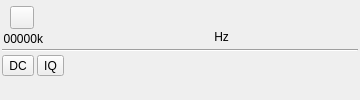
<?xml version="1.0" encoding="UTF-8"?>
<ui version="4.0">
 <class>LocalInputGui</class>
 <widget class="QWidget" name="LocalInputGui">
  <property name="geometry">
   <rect>
    <x>0</x>
    <y>0</y>
    <width>360</width>
    <height>100</height>
   </rect>
  </property>
  <property name="minimumSize">
   <size>
    <width>360</width>
    <height>100</height>
   </size>
  </property>
  <property name="font">
   <font>
    <family>Liberation Sans</family>
    <pointsize>9</pointsize>
   </font>
  </property>
  <property name="windowTitle">
   <string>Local Input</string>
  </property>
  <layout class="QVBoxLayout" name="verticalLayout">
   <property name="spacing">
    <number>3</number>
   </property>
   <property name="leftMargin">
    <number>2</number>
   </property>
   <property name="topMargin">
    <number>2</number>
   </property>
   <property name="rightMargin">
    <number>2</number>
   </property>
   <property name="bottomMargin">
    <number>2</number>
   </property>
   <item>
    <layout class="QHBoxLayout" name="horizontalLayout_freq">
     <property name="topMargin">
      <number>4</number>
     </property>
     <item>
      <layout class="QVBoxLayout" name="deviceUILayout">
       <item>
        <layout class="QHBoxLayout" name="deviceButtonsLayout">
         <item>
          <widget class="ButtonSwitch" name="startStop">
           <property name="toolTip">
            <string>start/stop acquisition</string>
           </property>
           <property name="text">
            <string/>
           </property>
           <property name="icon">
            <iconset resource="../../../sdrgui/resources/res.qrc">
             <normaloff>:/play.png</normaloff>
             <normalon>:/stop.png</normalon>:/play.png</iconset>
           </property>
          </widget>
         </item>
        </layout>
       </item>
       <item>
        <layout class="QHBoxLayout" name="deviceRateLayout">
         <item>
          <widget class="QLabel" name="deviceRateText">
           <property name="toolTip">
            <string>I/Q sample rate kS/s</string>
           </property>
           <property name="text">
            <string>00000k</string>
           </property>
           <property name="alignment">
            <set>Qt::AlignRight|Qt::AlignTrailing|Qt::AlignVCenter</set>
           </property>
          </widget>
         </item>
        </layout>
       </item>
      </layout>
     </item>
     <item>
      <spacer name="freqLeftSpacer">
       <property name="orientation">
        <enum>Qt::Horizontal</enum>
       </property>
       <property name="sizeHint" stdset="0">
        <size>
         <width>0</width>
         <height>0</height>
        </size>
       </property>
      </spacer>
     </item>
     <item>
      <widget class="ValueDial" name="centerFrequency" native="true">
       <property name="enabled">
        <bool>false</bool>
       </property>
       <property name="sizePolicy">
        <sizepolicy hsizetype="Maximum" vsizetype="Maximum">
         <horstretch>0</horstretch>
         <verstretch>0</verstretch>
        </sizepolicy>
       </property>
       <property name="minimumSize">
        <size>
         <width>32</width>
         <height>16</height>
        </size>
       </property>
       <property name="font">
        <font>
         <family>Liberation Mono</family>
         <pointsize>20</pointsize>
        </font>
       </property>
       <property name="cursor">
        <cursorShape>ForbiddenCursor</cursorShape>
       </property>
       <property name="focusPolicy">
        <enum>Qt::StrongFocus</enum>
       </property>
       <property name="toolTip">
        <string>Remote center frequency kHz</string>
       </property>
      </widget>
     </item>
     <item>
      <layout class="QVBoxLayout" name="hertzLayout">
       <item>
        <widget class="ValueDial" name="centerFrequencyHz" native="true">
         <property name="enabled">
          <bool>false</bool>
         </property>
         <property name="sizePolicy">
          <sizepolicy hsizetype="Maximum" vsizetype="Preferred">
           <horstretch>0</horstretch>
           <verstretch>0</verstretch>
          </sizepolicy>
         </property>
         <property name="minimumSize">
          <size>
           <width>32</width>
           <height>0</height>
          </size>
         </property>
         <property name="font">
          <font>
           <family>Liberation Mono</family>
           <pointsize>12</pointsize>
          </font>
         </property>
         <property name="cursor">
          <cursorShape>ForbiddenCursor</cursorShape>
         </property>
         <property name="toolTip">
          <string>Remote center frequency sub kHz</string>
         </property>
        </widget>
       </item>
       <item>
        <widget class="QLabel" name="freqUnits">
         <property name="sizePolicy">
          <sizepolicy hsizetype="Preferred" vsizetype="Preferred">
           <horstretch>0</horstretch>
           <verstretch>0</verstretch>
          </sizepolicy>
         </property>
         <property name="text">
          <string> Hz</string>
         </property>
         <property name="alignment">
          <set>Qt::AlignCenter</set>
         </property>
        </widget>
       </item>
      </layout>
     </item>
     <item>
      <spacer name="horizontalSpacer_3">
       <property name="orientation">
        <enum>Qt::Horizontal</enum>
       </property>
       <property name="sizeHint" stdset="0">
        <size>
         <width>40</width>
         <height>20</height>
        </size>
       </property>
      </spacer>
     </item>
    </layout>
   </item>
   <item>
    <widget class="Line" name="line_address">
     <property name="orientation">
      <enum>Qt::Horizontal</enum>
     </property>
    </widget>
   </item>
   <item>
    <layout class="QHBoxLayout" name="gridLayout_corr">
     <item>
      <widget class="ButtonSwitch" name="dcOffset">
       <property name="toolTip">
        <string>DC Offset auto correction</string>
       </property>
       <property name="text">
        <string>DC</string>
       </property>
      </widget>
     </item>
     <item>
      <widget class="ButtonSwitch" name="iqImbalance">
       <property name="toolTip">
        <string>IQ Imbalance auto correction</string>
       </property>
       <property name="text">
        <string>IQ</string>
       </property>
      </widget>
     </item>
     <item>
      <spacer name="horizontalSpacer_2">
       <property name="orientation">
        <enum>Qt::Horizontal</enum>
       </property>
       <property name="sizeHint" stdset="0">
        <size>
         <width>40</width>
         <height>20</height>
        </size>
       </property>
      </spacer>
     </item>
    </layout>
   </item>
   <item>
    <layout class="QHBoxLayout" name="padLayout">
     <item>
      <spacer name="verticalPadSpacer">
       <property name="orientation">
        <enum>Qt::Vertical</enum>
       </property>
       <property name="sizeHint" stdset="0">
        <size>
         <width>20</width>
         <height>40</height>
        </size>
       </property>
      </spacer>
     </item>
    </layout>
   </item>
  </layout>
 </widget>
 <customwidgets>
  <customwidget>
   <class>ValueDial</class>
   <extends>QWidget</extends>
   <header>gui/valuedial.h</header>
   <container>1</container>
  </customwidget>
  <customwidget>
   <class>ButtonSwitch</class>
   <extends>QToolButton</extends>
   <header>gui/buttonswitch.h</header>
  </customwidget>
 </customwidgets>
 <resources>
  <include location="../../../sdrgui/resources/res.qrc"/>
 </resources>
 <connections/>
</ui>
